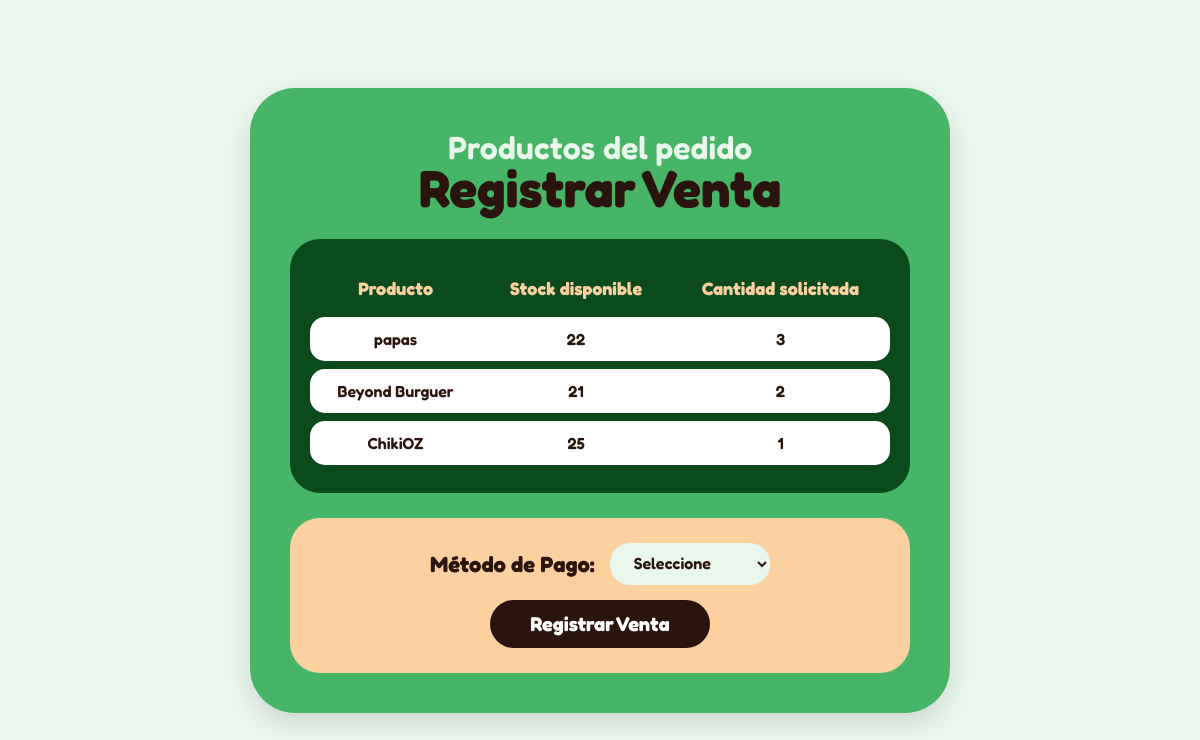
Screenshot of /Ventas/formularioventas.php?pedido=5 with the database file from the repository.
### tables this page shows
CREATE TABLE IF NOT EXISTS `carrito` (
  `pedidos_id` INT NOT NULL,
  `productos_id` INT NOT NULL,
  `cantidad` INT NULL,
  `costototal` INT NULL,
  PRIMARY KEY (`pedidos_id`, `productos_id`),
  INDEX `fk_pedidos_has_productos_productos1_idx` (`productos_id` ASC) ,
  INDEX `fk_pedidos_has_productos_pedidos_idx` (`pedidos_id` ASC) ,
  CONSTRAINT `fk_pedidos_has_productos_pedidos`
    FOREIGN KEY (`pedidos_id`)
    REFERENCES `pedidos` (`id`)
    ON DELETE NO ACTION
    ON UPDATE NO ACTION,
  CONSTRAINT `fk_pedidos_has_productos_productos1`
    FOREIGN KEY (`productos_id`)
    REFERENCES `productos` (`id`)
    ON DELETE NO ACTION
    ON UPDATE NO ACTION);

CREATE TABLE IF NOT EXISTS `productos` (
  `id` INT NOT NULL AUTO_INCREMENT,
  `nombre` VARCHAR(45) NULL,
  `descripcion` VARCHAR(45) NULL,
  `precio` INT NULL,
  `costo` INT NULL,
  `stock` INT NULL,
  PRIMARY KEY (`id`));

### Ventas/formularioventas.php (the view, shortened to what this page needs)
<?php
if (isset($_GET['pedido'])) {
    $pedidos_id = $_GET['pedido'];
} else {
    die("No se recibió el pedido.");
}
$servidor = "localhost";
$nombre = "root";
$contraseña = "";
$BDnombre = "organiczoneBD";
$conn = new mysqli($servidor, $nombre, $contraseña, $BDnombre);
$sqlCarrito = "SELECT productos_id, cantidad FROM carrito WHERE pedidos_id = '$pedidos_id'";
$resultadoCarrito = $conn->query($sqlCarrito);
?>
<!DOCTYPE html>
<html lang="es">
<head>
</head>
<body>
<article class="caja-formulario">
    <header class="caja-titulos">
        <h3 class="texto-saludo">Productos del pedido</h3>
        <h1 class="texto-rol">Registrar Venta</h1>
    </header>
    <div class="caja-tabla">
        <table>
            <tr>
                <th>Producto</th>
                <th>Stock disponible</th>
                <th>Cantidad solicitada</th>
            </tr>
            <?php
            while ($producto = $resultadoCarrito->fetch_assoc()) {
                $productos_id = $producto['productos_id'];
                $cantidad = $producto['cantidad'];
                $sqlProducto = "SELECT nombre, stock FROM productos WHERE id = '$productos_id'";
                $resultadoProducto = $conn->query($sqlProducto);
                $datosProducto = $resultadoProducto->fetch_assoc();
            ?>
            <tr>
                <td><?php echo $datosProducto['nombre']; ?></td>
                <td><?php echo $datosProducto['stock']; ?></td>
                <td><?php echo $cantidad; ?></td>
            </tr>
            <?php
            }
            ?>
        </table>
    </div>
    <form action="ventas.php" method="POST" class="caja-pago">
        <div class="grupo-campo">
            <label>Método de Pago:</label>
            <select name="metodo" required>
                <option value="">Seleccione</option>
            </select>
        </div>
        <button type="submit" class="boton-registrar">Registrar Venta</button>
    </form>
</article>
</body>
</html>

### Ventas/formularioventas.php (style rules this page uses)
body { background: #EAF7EC; margin: 0; font-family: 'Fredoka', sans-serif; color: #111; min-height: 100vh; display: flex; justify-content: center; align-items: center; padding: 20px; box-sizing: border-box; }
.caja-formulario { background: #46b666; width: 100%; max-width: 700px; border-radius: 45px; padding: 40px; box-sizing: border-box; box-shadow: 0 10px 25px rgba(0,0,0,0.12); }
.caja-titulos { text-align: center; margin-bottom: 25px; }
.texto-saludo { font-size: 32px; color: #EAF7EC; margin: 0; font-weight: 600; }
.texto-rol { font-size: 52px; color: #2B140D; margin: -5px 0 0 0; font-weight: 700; line-height: 1; }
.caja-tabla { background: #0A4A1B; border-radius: 30px; padding: 20px; margin-bottom: 25px; overflow: hidden; }
table { width: 100%; border-collapse: separate; border-spacing: 0 8px; }
th { color: #FCD09F; font-size: 18px; font-weight: 700; padding: 10px 15px; text-align: center; }
td { background: #ffffff; color: #2B140D; font-size: 16px; font-weight: 600; padding: 12px 15px; text-align: center; }
td:first-child { border-top-left-radius: 15px; border-bottom-left-radius: 15px; }
td:last-child { border-top-right-radius: 15px; border-bottom-right-radius: 15px; }
.caja-pago { background: #FCD09F; border-radius: 30px; padding: 25px 30px; display: flex; flex-direction: column; align-items: center; gap: 15px; }
.grupo-campo { display: flex; align-items: center; gap: 15px; }
label { font-size: 22px; font-weight: 700; color: #2B140D; }
select { font-family: 'Fredoka', sans-serif; font-size: 16px; font-weight: 600; color: #2B140D; background: #EAF7EC; border: none; padding: 10px 20px; border-radius: 20px; outline: none; cursor: pointer; }
.boton-registrar { background: #2B140D; color: #ffffff; font-family: 'Fredoka', sans-serif; font-size: 20px; font-weight: 700; padding: 12px 40px; border-radius: 25px; border: none; cursor: pointer; transition: transform 0.2s ease, background-color 0.2s ease; }

### rows the page displays
carrito: productos.nombre "papas", productos.stock "22", cantidad "3"
carrito: productos.nombre "Beyond Burguer", productos.stock "21", cantidad "2"
carrito: productos.nombre "ChikiOZ", productos.stock "25", cantidad "1"
